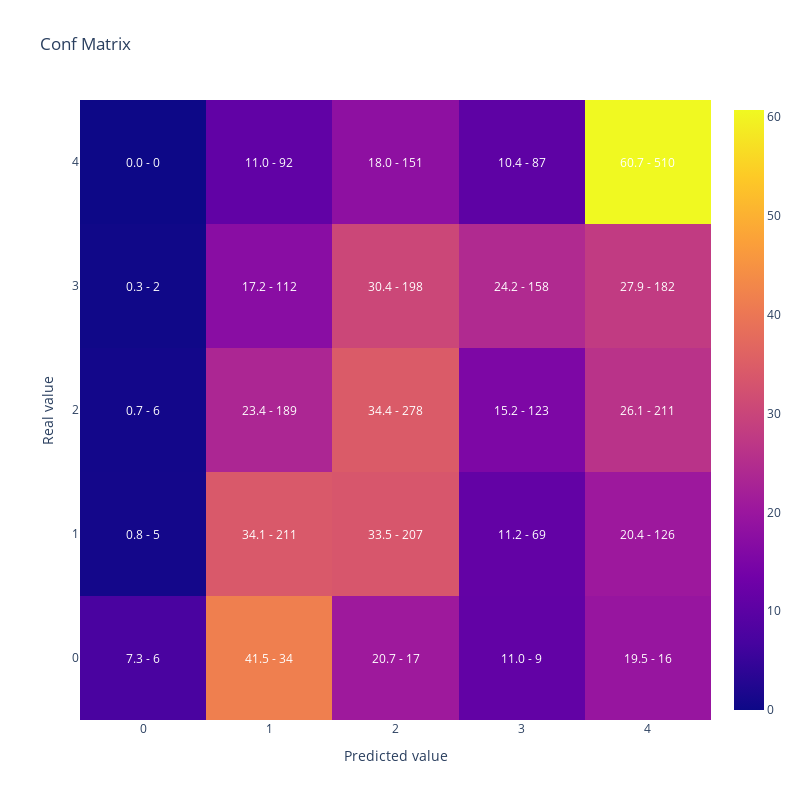

The notebook cell saved with this chart:
### Code cell
#Vamos a replicar el resultado de la optimizacion reentrenando el modelo con el mejor conjunto de hiperparametros
#Generamos parametros incluyendo los fijos y la mejor solución que encontro optuna
lgb_params =  {      
                        'objective': 'multiclass',
                        'verbosity':-1,
                        'num_class': len(y_train.unique())} | study.best_params

lgb_train_dataset = lgb.Dataset(data=X_train,
                                label=y_train)


#Entreno
lgb_model = lgb.train(lgb_params,
                    lgb_train_dataset)

#Muestro matriz de confusion y kappa
display(plot_confusion_matrix(y_test,lgb_model.predict(X_test).argmax(axis=1)))

cohen_kappa_score(y_test,lgb_model.predict(X_test).argmax(axis=1),
                             weights = 'quadratic')

### Figure 1 — Plotly figure (JSON) as saved in the notebook; plotly's stock layout.template omitted (floating-point values rounded to 4 significant figures)
{"data": [{"type": "heatmap", "x": [0, 1, 2, 3, 4], "y": [0, 1, 2, 3, 4], "z": [[7.317, 41.46, 20.73, 10.98, 19.51], [0.8091, 34.14, 33.5, 11.17, 20.39], [0.7435, 23.42, 34.45, 15.24, 26.15], [0.3067, 17.18, 30.37, 24.23, 27.91], [0.0, 10.95, 17.98, 10.36, 60.71]]}], "layout": {"annotations": [{"font": {"color": "white"}, "showarrow": false, "text": "7.3 - 6", "x": 0, "xref": "x", "y": 0, "yref": "y"}, {"font": {"color": "white"}, "showarrow": false, "text": "41.5 - 34", "x": 1, "xref": "x", "y": 0, "yref": "y"}, {"font": {"color": "white"}, "showarrow": false, "text": "20.7 - 17", "x": 2, "xref": "x", "y": 0, "yref": "y"}, {"font": {"color": "white"}, "showarrow": false, "text": "11.0 - 9", "x": 3, "xref": "x", "y": 0, "yref": "y"}, {"font": {"color": "white"}, "showarrow": false, "text": "19.5 - 16", "x": 4, "xref": "x", "y": 0, "yref": "y"}, {"font": {"color": "white"}, "showarrow": false, "text": "0.8 - 5", "x": 0, "xref": "x", "y": 1, "yref": "y"}, {"font": {"color": "white"}, "showarrow": false, "text": "34.1 - 211", "x": 1, "xref": "x", "y": 1, "yref": "y"}, {"font": {"color": "white"}, "showarrow": false, "text": "33.5 - 207", "x": 2, "xref": "x", "y": 1, "yref": "y"}, {"font": {"color": "white"}, "showarrow": false, "text": "11.2 - 69", "x": 3, "xref": "x", "y": 1, "yref": "y"}, {"font": {"color": "white"}, "showarrow": false, "text": "20.4 - 126", "x": 4, "xref": "x", "y": 1, "yref": "y"}, {"font": {"color": "white"}, "showarrow": false, "text": "0.7 - 6", "x": 0, "xref": "x", "y": 2, "yref": "y"}, {"font": {"color": "white"}, "showarrow": false, "text": "23.4 - 189", "x": 1, "xref": "x", "y": 2, "yref": "y"}, {"font": {"color": "white"}, "showarrow": false, "text": "34.4 - 278", "x": 2, "xref": "x", "y": 2, "yref": "y"}, {"font": {"color": "white"}, "showarrow": false, "text": "15.2 - 123", "x": 3, "xref": "x", "y": 2, "yref": "y"}, {"font": {"color": "white"}, "showarrow": false, "text": "26.1 - 211", "x": 4, "xref": "x", "y": 2, "yref": "y"}, {"font": {"color": "white"}, "showarrow": false, "text": "0.3 - 2", "x": 0, "xref": "x", "y": 3, "yref": "y"}, {"font": {"color": "white"}, "showarrow": false, "text": "17.2 - 112", "x": 1, "xref": "x", "y": 3, "yref": "y"}, {"font": {"color": "white"}, "showarrow": false, "text": "30.4 - 198", "x": 2, "xref": "x", "y": 3, "yref": "y"}, {"font": {"color": "white"}, "showarrow": false, "text": "24.2 - 158", "x": 3, "xref": "x", "y": 3, "yref": "y"}, {"font": {"color": "white"}, "showarrow": false, "text": "27.9 - 182", "x": 4, "xref": "x", "y": 3, "yref": "y"}, {"font": {"color": "white"}, "showarrow": false, "text": "0.0 - 0", "x": 0, "xref": "x", "y": 4, "yref": "y"}, {"font": {"color": "white"}, "showarrow": false, "text": "11.0 - 92", "x": 1, "xref": "x", "y": 4, "yref": "y"}, {"font": {"color": "white"}, "showarrow": false, "text": "18.0 - 151", "x": 2, "xref": "x", "y": 4, "yref": "y"}, {"font": {"color": "white"}, "showarrow": false, "text": "10.4 - 87", "x": 3, "xref": "x", "y": 4, "yref": "y"}, {"font": {"color": "white"}, "showarrow": false, "text": "60.7 - 510", "x": 4, "xref": "x", "y": 4, "yref": "y"}], "height": 800, "title": {"text": "Conf Matrix"}, "width": 800, "xaxis": {"title": {"text": "Predicted value"}}, "yaxis": {"title": {"text": "Real value"}}}}
